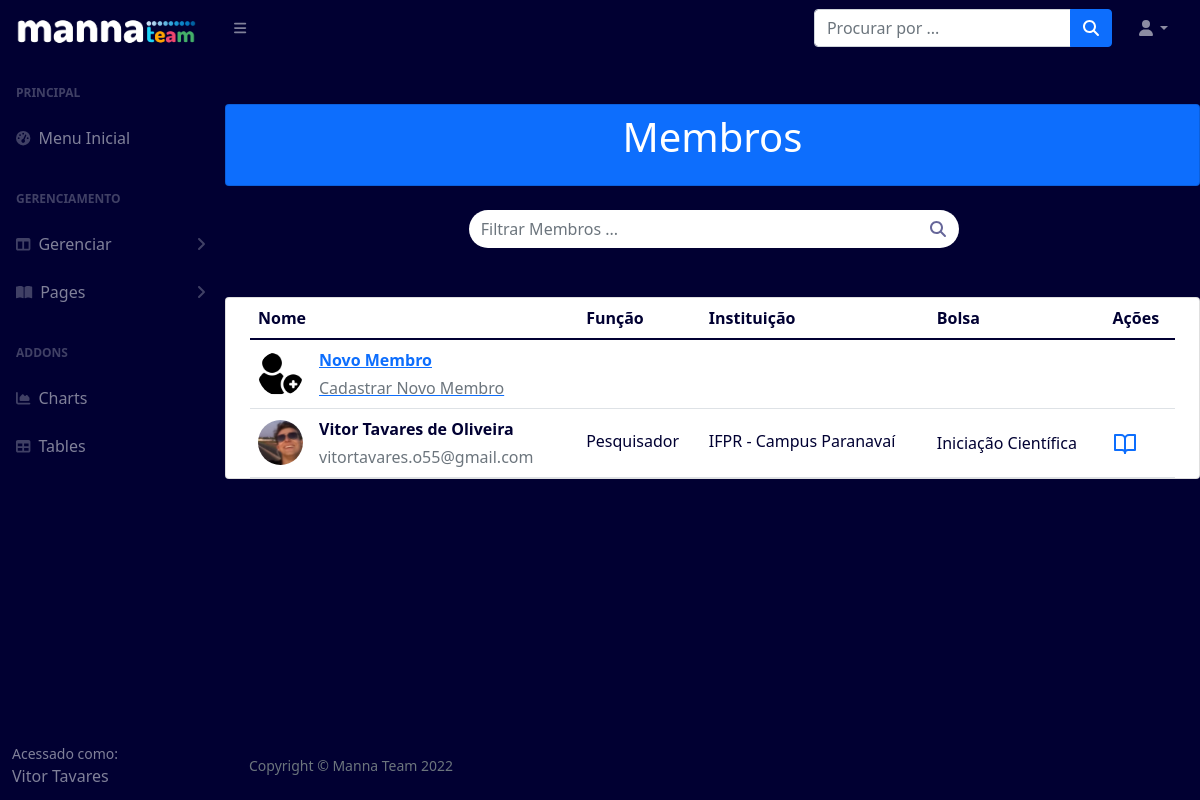
Page /membros on the committed database.
### pages/models.py (models this page shows, shortened)
class Member(models.Model):
    foto = models.ImageField('Foto', upload_to='static/uploads/photos/')
    nome = models.CharField('Nome Completo', max_length=50)
    categoria = models.CharField('Função',max_length=50)
    bolsa = models.CharField('Tipo de Bolsa', max_length=100)
    instituicao = models.CharField('Instituição', max_length=50)
    email = models.CharField('E-mail', max_length=50)
    fone = models.CharField('Celular(Sem pontuação)', max_length=50)
    git = models.CharField('Usuário Git', max_length=50)
    cpf = models.CharField('CPF(Sem pontuação)', max_length=11, validators=[MinLengthValidator(11)])
    rg = models.CharField('RG(Sem pontuação)', max_length=50)
    sexo = models.CharField('Sexo', max_length=50)
    formacao = models.CharField('Formação', max_length=50)
    dtnasc = models.DateField('Data de Nascimento', max_length=50)
    endereco = models.CharField('Endereço', max_length=50)
    projeto = models.CharField('Projeto Associado', max_length=50)
    premio = models.CharField('Prêmio Associado', max_length=50)
    nomeBanco = models.CharField('Nome do Banco', max_length=50)
    numeroBanco = models.CharField('Número do Banco', max_length=50)
    numeroAgencia = models.CharField('Número da Agência', max_length=50)
    numeroConta = models.CharField('Número da Conta', max_length=50)
    termoCompromisso = models.FileField('Termo de Compromisso', upload_to='static/uploads/termos/')
    termoCiencia = models.FileField('Termo de Ciência', upload_to='static/uploads/termos/')
    planoTrabalho = models.FileField('Plano de Trabalho', upload_to='static/uploads/termos/')
    acesso = models.CharField(max_length=50)
    ativo = models.BooleanField(default=True)

### pages/views.py (the view)
# urls.py: path('membros', MemberList.as_view(), name="membros"),
class MemberList(ListView):
	model = Member
	template_name = 'pages/member-list.html'

### pages/templates/pages/member-list.html (shortened to what this page needs)
{% extends 'pages/base.html' %}
{% load static %}
{% block content %}
<section class="pricing py-5">
<div class="container">
  <div class="row">
  <div class="card mb-4 bg-primary">
  <header class="bg-primary text-center py-2 mb-2">
    <div class="container">
      <h1 class="fw-light text-white">Membros</h1>
    </div>
  </header>
  </div>
  <div id="content">
    <form class='form-inline'>
      <div class="input-group">
        <input type='text' id='search' class="form-control search-form " placeholder="Filtrar Membros ...">
        <span class="input-group-btn" style="width:39px">
          <button id="search-this"type="button" class="pull-right btn btn-default search-btn">
              <i class="fa fa-search"></i>
          </button>
        </span>
      </div>
    </form>
  </div>
  <div class="card mb-4 bg-white">
  <div class="container">
    <div class="row">
      <table class="table align-middle mb-0 bg-white">
        <thead class="bg-white">
          <tr>
            <th>Nome</th>
            <th>Função</th>
            <th>Instituição</th>
            <th>Bolsa</th>
            <th>Ações</th>
          </tr>
        </thead>
        <tbody>
          <tr>
            <td>
              <div class="d-flex align-items-center">
                <img
                    src="{% static 'img/plus.png' %}"
                    alt=""
                    style="width: 45px; height: 45px"
                    class="rounded-circle"
                    />
                <div class="ms-3">
                  <a href="{% url 'cadastro-membro' %}">
                  <p class="fw-bold mb-1">Novo Membro</p>
                  <p class="text-muted mb-0">Cadastrar Novo Membro</p></a>
                </div>
              </div>
            </td>
            <td>
            </td>
            <td>
            </td>
            <td></td>
            <td>
            </td>
          </tr>
          {% for member in object_list %}
          {% if member.ativo == True %}
          <tr>
            <td>
              <div class="d-flex align-items-center">
                <img
                    src="{{member.foto}}"
                    alt=""
                    style="width: 45px; height: 45px"
                    class="rounded-circle"
                    />
                <div class="ms-3">
                  <p class="fw-bold mb-1">{{member.nome}}</p>
                  <p class="text-muted mb-0">{{member.email}}</p>
                </div>
              </div>
            </td>
            <td>
              <p class="fw-normal mb-1">{{member.categoria}}</p>
            </td>
            <td>
              <p class="fw-normal mb-1">{{member.instituicao}}</p>
            </td>
            <td>{{member.bolsa}}</td>
            <td>
              <a href="{% url 'membro' member.nome %}"><h6 class="mb-0" data-feather="book-open"></h6></a>
            </td>
          </tr>
          {% endif %}
        {% endfor %}
        </tbody>
      </table>
    </div>
  </div>
</div>
 </div>
</div>
</section>
        {% endblock %}

### rows in the picture
Member: foto (picture), nome "Vitor Tavares de Oliveira", email "vitortavares.o55@gmail.com", categoria "Pesquisador", instituicao "IFPR - Campus Paranavaí", bolsa "Iniciação Científica"
